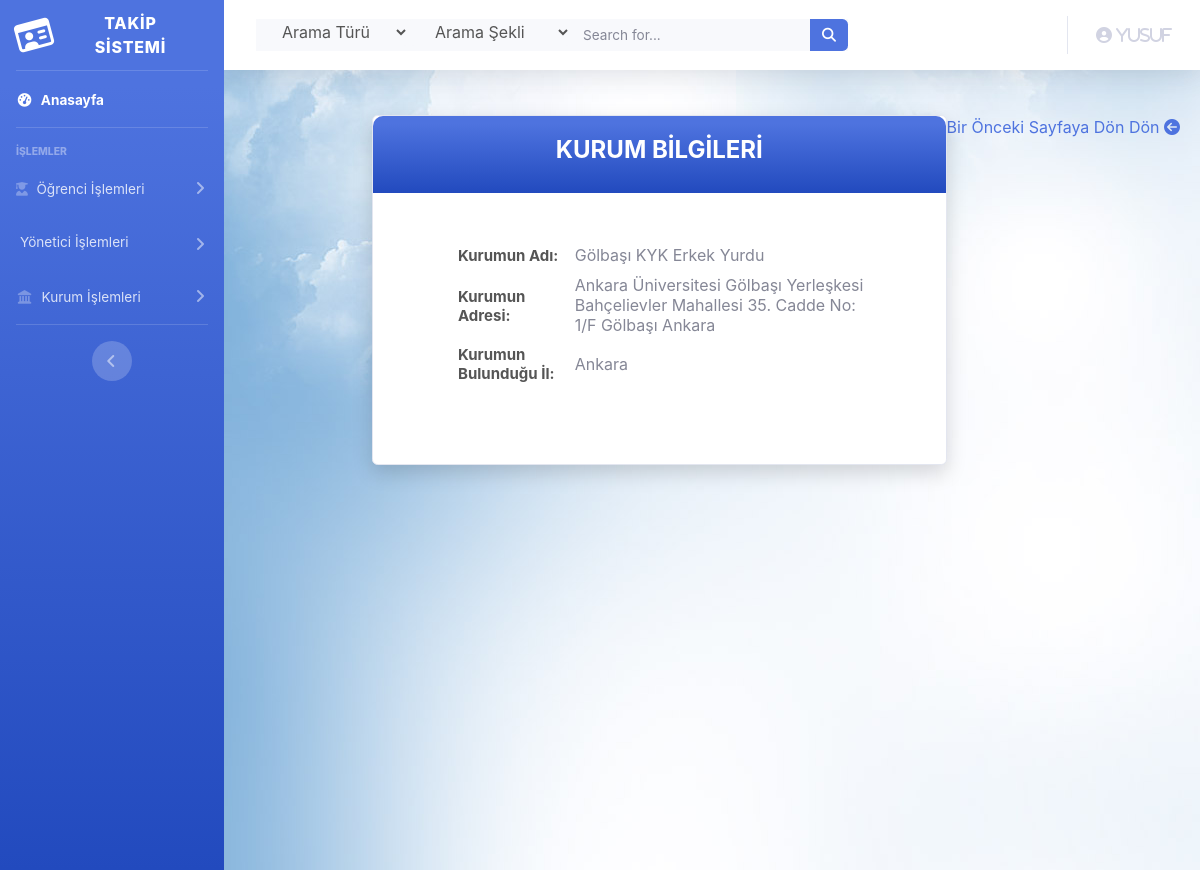
Screenshot of /kurumDetailAdmin.php?kartId=1 (signed in) with the database file from the repository.
### tables this page shows
CREATE TABLE `institutions` (
  `kurumId` int(11) NOT NULL,
  `kurumAdı` varchar(100) NOT NULL,
  `kurumAdresi` text NOT NULL,
  `kurumİli` varchar(50) NOT NULL
);

### kurumDetailAdmin.php (the view)
<?php
include("layoutAdmin.php")
?>
<div class="page-wrapper  p-t-45 p-b-50">
<div style="padding-right: 20px;float:right"><a href="kurumDetailAdminTüm.php">Bir Önceki Sayfaya Dön Dön <i class="fas fa-arrow-circle-left"></i></a></div>
    <div class="wrapper wrapper--w680">
        <div class="card card-5">
            <div class="card-heading bg-gradient-primary">
                <h2 class="title ">KURUM BİLGİLERİ</h2>
            </div>
            <div class="card-body">
                <form>
                    <table>
                        <?php
                        $id = $_GET['kartId'];
                        $sorgu = mysqli_query($con, "select * from institutions where kurumId= '$id'");
                        $str = mysqli_fetch_assoc($sorgu);
                        $kurumAd = $str['kurumAdı'];
                        $kurumAdres = $str['kurumAdresi'];
                        $kurumIl = $str['kurumİli'];
                        echo "
                    <tr>
                        <td>
                            <label class=label >Kurumun Adı:   </label>
                        </td>
                        <td>
                            <label class=label--block style=margin-left:10px;margin-bottom:10px>$kurumAd</label>
                        </td>
                    </tr>
                    <tr>
                        <td>
                        <label class=label >Kurumun Adresi:</label>
                        </td>
                        <td>
                        <label class=label--block style=margin-left:10px;margin-bottom:10px>$kurumAdres</label>
                        </td>
                    </tr>
                    <tr>
                        <td>
                        <label class=label >Kurumun Bulunduğu İl:</label>
                        </td>
                        <td>
                        <label class=label--block style=margin-left:10px>$kurumIl</label>
                            </td>
                    </tr>";
                        ?>
                    </table>
                </form>
            </div>
        </div>
    </div>
</div>
<?php
include("layoutFooterAdmin.php")
?>

### layoutAdmin.php (shortened to what this page needs)
<html lang="en">
<?php
include("db.php");
?>
<head>
  <link href="vendor/fontawesome-free/css/all.min.css" rel="stylesheet" type="text/css">
  <link href="css/sb-admin-2.min.css" rel="stylesheet">
  <link rel="stylesheet" type="text/css" href="fonts/Linearicons-Free-v1.0.0/icon-font.min.css">
  <link href="css/ekle.css" rel="stylesheet" media="all">
     <link href="vendor/ekle/mdi-font/css/material-design-iconic-font.min.css" rel="stylesheet" media="all">
    <link href="vendor/ekle/font-awesome-4.7/css/font-awesome.min.css" rel="stylesheet" media="all">
    <link href="vendor/ekle/select2/select2.min.css" rel="stylesheet" media="all">
    <link href="vendor/ekle/datepicker/daterangepicker.css" rel="stylesheet" media="all">
</head>
<body id="page-top">
  <div id="wrapper">
    <ul class="navbar-nav bg-gradient-primary sidebar sidebar-dark accordion" id="accordionSidebar">
      <a class="sidebar-brand d-flex align-items-center justify-content-center" href="anasayfaAdmin.php">
        <div class="sidebar-brand-icon rotate-n-15">
          <i class="far fa-id-card"></i>
        </div>
        <div class="sidebar-brand-text mx-3">TAKİP SİSTEMİ
        </div>
      </a>
      <hr class="sidebar-divider my-0">
      <li class="nav-item active">
        <a class="nav-link" href="anasayfaAdmin.php">
          <i class="fas fa-fw fa-tachometer-alt"></i>
          <span>Anasayfa</span></a>
      </li>
      <hr class="sidebar-divider">
      <div class="sidebar-heading">
        İşlemler
      </div>
      <li class="nav-item">
        <a class="nav-link collapsed" href="#" data-toggle="collapse" data-target="#collapseTwo" aria-expanded="true" aria-controls="collapseTwo">
          <i class="fas fa-user-graduate"></i>
          <span>Öğrenci İşlemleri</span>
        </a>
      </li>
      <li class="nav-item">
        <a class="nav-link collapsed" href="#" data-toggle="collapse" data-target="#collapseUtilities" aria-expanded="true" aria-controls="collapseUtilities">
          <span>Yönetici İşlemleri</span>
        </a>
      </li>
      <li class="nav-item">
        <a class="nav-link collapsed" href="#" data-toggle="collapse" data-target="#collapsePages" aria-expanded="true" aria-controls="collapsePages">
          <i class="fas fa-fw fa-landmark"></i>
          <span>Kurum İşlemleri</span>
        </a>
      </li>
      <hr class="sidebar-divider d-none d-md-block">
      <div class="text-center d-none d-md-inline">
        <button class="rounded-circle border-0" id="sidebarToggle"></button>
      </div>
    </ul>
    <div id="content-wrapper" class="d-flex flex-column">
      <div id="content">
        <nav class="navbar navbar-expand navbar-light bg-white topbar  static-top shadow">
          <form class="d-none d-sm-inline-block form-inline mr-auto ml-md-3 my-2 my-md-0 mw-100 navbar-search" method="POST" action="anasayfaAdmin.php">
            <div class="input-group bg-light border-0 small" >
            <select name="tablo" class="bg-light border-0 medium input--style-5">
                <option value="0">Arama Türü</option>
              </select>
              <select name="islem" class="bg-light border-0 medium input--style-5">
                <option value="0">Arama Şekli</option>
              </select>
                <input type="text" class="form-control bg-light border-0 medium " placeholder="Search for..." aria-label="Search" aria-describedby="basic-addon2" name="search">
                <div class="input-group-append">
                  <button class="btn btn-primary" type="submit" name="gönder">
                    <i class="fas fa-search fa-sm"></i>
                  </button>
                </div>
            </div>
          </form>
          <ul class="navbar-nav ml-auto">
            <li class="nav-item dropdown no-arrow">
              <a class="nav-link dropdown-toggle" href="#" id="userDropdown" role="button" data-toggle="dropdown" aria-haspopup="true" aria-expanded="false">
                <i class="fas fa-user-circle fa-user-cog">
                  <?php
                  $index2id = $_SESSION['adminId'];
                  $sorgu = mysqli_query($con, "Select * from admins where id='$index2id'");
                  $str = mysqli_fetch_array($sorgu);
                  if ($str != null)
                      echo $str['Ad'];
                  ?>
                </i>
              </a>
            </li>
          </ul>
        </nav>

### css/ekle.css (style rules this page uses)
html { -webkit-box-sizing: border-box; -moz-box-sizing: border-box; box-sizing: border-box; }
* { padding: 0; margin: 0; }
*, *:before, *:after { -webkit-box-sizing: inherit; -moz-box-sizing: inherit; box-sizing: inherit; }
body, h1, h2, h3, h4, h5, h6, blockquote, p, pre, dl, dd, ol, ul, figure, hr, fieldset, legend { margin: 0; padding: 0; }
button { outline: none; background: none; border: none; }
.page-wrapper { min-height: 100vh; background-image: url('../images/adminArkaPlan.jpg'); }
body { font-family: "Open Sans", "Arial", "Helvetica Neue", sans-serif; font-weight: 400; font-size: 14px; }
h1, h2, h3, h4, h5, h6 { font-weight: 400; }
h2 { font-size: 30px; }
.p-t-45 { padding-top: 45px; }
.p-b-50 { padding-bottom: 50px; }
.wrapper { margin: 0 auto; }
.wrapper--w680 { max-width: 680px; }
.btn { display: inline-block; line-height: 50px; -webkit-transition: all 0.4s ease; -o-transition: all 0.4s ease; -moz-transition: all 0.4s ease; transition: all 0.4s ease; cursor: pointer; font-size: 15px; text-transform: uppercase; font-weight: 700; color: #fff; font-family: inherit; }
input { outline: none; margin: 0; border: none; -webkit-box-shadow: none; -moz-box-shadow: none; box-shadow: none; width: 100%; font-size: 14px; font-family: inherit; }
.input--style-5 { background: #e5e5e5; line-height: 50px; -webkit-border-radius: 5px; -moz-border-radius: 5px; border-radius: 5px; padding: 0 22px; font-size: 16px; color: #555; margin-bottom: 5px; }
.input-group { position: relative; margin: 0; }
.label { color: #555; font-size: 15px; font-weight: 700; }
.label--block { width: 100%; }
.title { font-size: 24px; font-weight: 700; text-align: center; color: #fff; }
.card { -webkit-border-radius: 3px; -moz-border-radius: 3px; border-radius: 3px; background: #fff; }
.card-5 { background: #fff; -webkit-border-radius: 10px; -moz-border-radius: 10px; border-radius: 10px; -webkit-box-shadow: 0px 8px 20px 0px rgba(0, 0, 0, 0.15); -moz-box-shadow: 0px 8px 20px 0px rgba(0, 0, 0, 0.15); box-shadow: 0px 8px 20px 0px rgba(0, 0, 0, 0.15); }
.card-5 .card-heading { padding: 20px 0; -webkit-border-top-left-radius: 10px; -moz-border-radius-topleft: 10px; border-top-left-radius: 10px; -webkit-border-top-right-radius: 10px; -moz-border-radius-topright: 10px; border-top-right-radius: 10px; }
.card-5 .card-body { padding: 52px 85px; padding-bottom: 73px; }

### rows the page displays
institutions: kurumAdı "Gölbaşı KYK Erkek Yurdu", kurumAdresi "Ankara Üniversitesi Gölbaşı Yerleşkesi Bahçelievler Mahallesi 35. Cadde No: 1/F Gölbaşı Ankara", kurumİli "Ankara"

### other values shown
$str['Ad'] "Yusuf"
